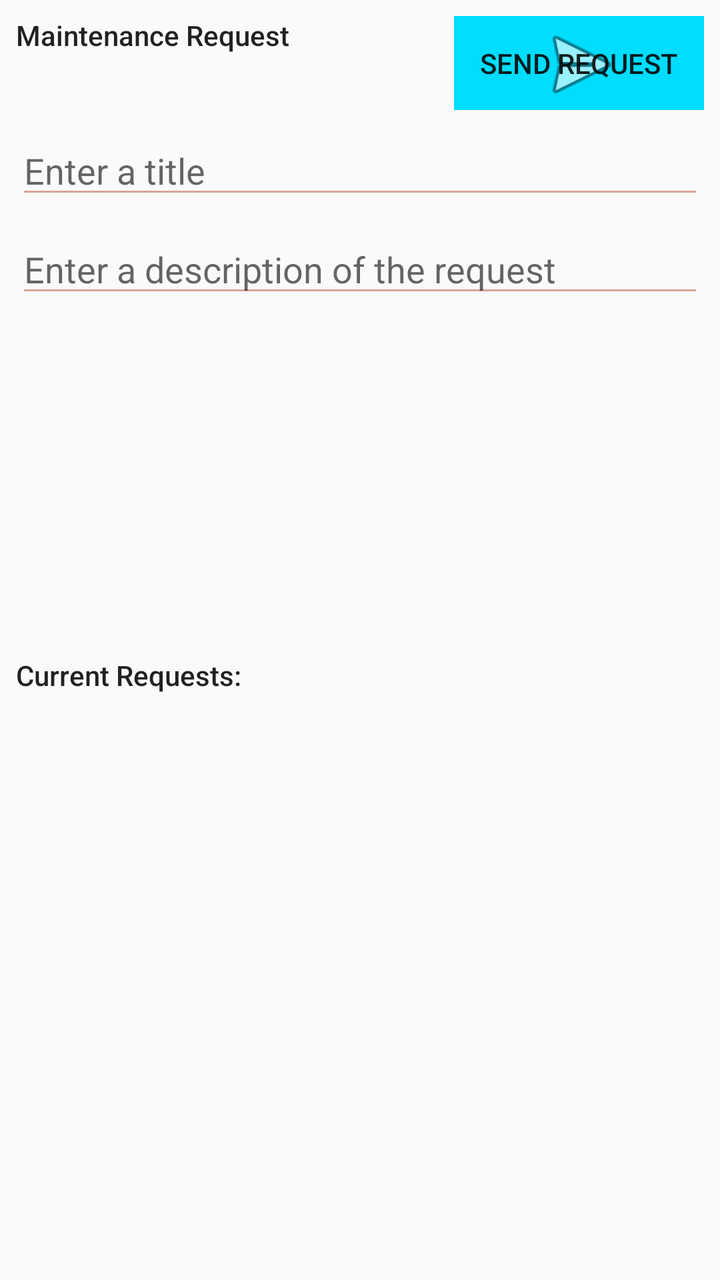
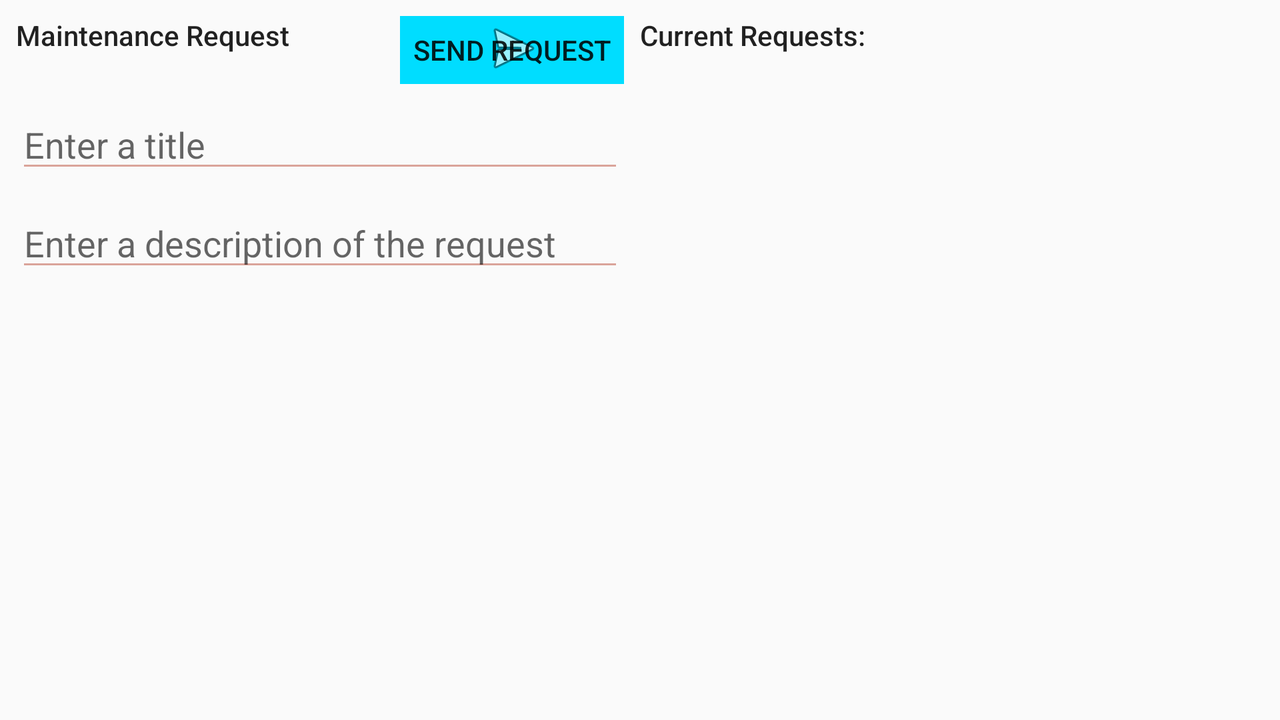

Two renders of one Android screen. The first uses the default layout on a phone; the second uses the alternative layout the repository ships for a different screen configuration, on a matching device. The two XML files are below.
<!-- AndroidManifest.xml: application theme AppTheme -->
<!-- res/layout/activity_maintenance.xml -->
<?xml version="1.0" encoding="utf-8"?>
<LinearLayout xmlns:android="http://schemas.android.com/apk/res/android"
    xmlns:app="http://schemas.android.com/apk/res-auto"
    xmlns:tools="http://schemas.android.com/tools"
    android:layout_width="match_parent"
    android:layout_height="match_parent"
    android:orientation="vertical"
    tools:context="com.example.brett.landlord_tenant.maintenanceActivity"
    tools:layout_editor_absoluteX="8dp"
    tools:layout_editor_absoluteY="8dp">

    <android.support.constraint.ConstraintLayout
        android:layout_width="match_parent"
        android:layout_height="match_parent"
        android:layout_weight="1">

        <TextView
            android:id="@+id/textView4"
            android:layout_width="wrap_content"
            android:layout_height="wrap_content"
            android:layout_marginStart="8dp"
            android:layout_marginTop="8dp"
            android:text="@string/maintenance_welcome"
            android:textAppearance="@style/TextAppearance.AppCompat.Body2"
            app:layout_constraintStart_toStartOf="parent"
            app:layout_constraintTop_toTopOf="parent" />

        <EditText
            android:id="@+id/maintenance_title"
            android:layout_width="0dp"
            android:layout_height="wrap_content"
            android:layout_marginEnd="8dp"
            android:layout_marginStart="8dp"
            android:layout_marginTop="8dp"
            android:ems="10"
            android:hint="@string/maintenance_title"
            android:inputType="textPersonName"
            app:layout_constraintEnd_toEndOf="parent"
            app:layout_constraintStart_toStartOf="parent"
            app:layout_constraintTop_toBottomOf="@+id/maint_button" />

        <EditText
            android:id="@+id/maintenance_description"
            android:layout_width="0dp"
            android:layout_height="wrap_content"
            android:layout_marginEnd="8dp"
            android:layout_marginStart="8dp"
            android:layout_marginTop="8dp"
            android:ems="10"
            android:hint="@string/maintenance_description"
            android:inputType="textMultiLine"
            app:layout_constraintEnd_toEndOf="parent"
            app:layout_constraintStart_toStartOf="parent"
            app:layout_constraintTop_toBottomOf="@+id/maintenance_title" />

        <Button
            android:id="@+id/maint_button"
            android:layout_width="125dp"
            android:layout_height="47dp"
            android:layout_marginEnd="8dp"
            android:layout_marginTop="8dp"
            android:background="@android:drawable/gallery_thumb"
            android:backgroundTint="@android:color/holo_blue_bright"
            android:text="@string/maintenance_button"
            app:layout_constraintEnd_toEndOf="parent"
            app:layout_constraintTop_toTopOf="parent" />

        <ImageView
            android:id="@+id/imageView"
            android:layout_width="123dp"
            android:layout_height="46dp"
            android:layout_marginBottom="8dp"
            android:layout_marginEnd="8dp"
            android:background="@android:color/holo_blue_bright"
            app:layout_constraintBottom_toTopOf="@+id/maintenance_title"
            app:layout_constraintEnd_toEndOf="parent"
            app:srcCompat="@android:drawable/ic_menu_send" />
    </android.support.constraint.ConstraintLayout>

    <android.support.constraint.ConstraintLayout
        android:layout_width="match_parent"
        android:layout_height="match_parent"
        android:layout_weight="1">

        <TextView
            android:id="@+id/textView5"
            android:layout_width="wrap_content"
            android:layout_height="wrap_content"
            android:layout_marginStart="8dp"
            android:layout_marginTop="8dp"
            android:text="@string/maintenance_list"
            android:textAppearance="@style/TextAppearance.AppCompat.Body2"
            app:layout_constraintStart_toStartOf="parent"
            app:layout_constraintTop_toTopOf="parent" />

        <ListView
            android:id="@+id/maintenance_list"
            android:layout_width="0dp"
            android:layout_height="0dp"
            android:layout_marginBottom="8dp"
            android:layout_marginEnd="8dp"
            android:layout_marginStart="8dp"
            android:layout_marginTop="8dp"
            app:layout_constraintBottom_toBottomOf="parent"
            app:layout_constraintEnd_toEndOf="parent"
            app:layout_constraintStart_toStartOf="parent"
            app:layout_constraintTop_toBottomOf="@+id/textView5" />

    </android.support.constraint.ConstraintLayout>
</LinearLayout>
<!-- resources referenced by this layout -->
<resources>
  <string name="maintenance_button">Send request</string>
  <string name="maintenance_description">Enter a description of the request</string>
  <string name="maintenance_list">Current Requests:</string>
  <string name="maintenance_title">Enter a title</string>
  <string name="maintenance_welcome">Maintenance Request</string>
  <style name="AppTheme" parent="Theme.AppCompat.Light.DarkActionBar">
          
          <item name="colorPrimary">@color/colorPrimary</item>
          <item name="colorPrimaryDark">@color/colorPrimaryDark</item>
          <item name="colorAccent">@color/colorAccent</item>
  
          <item name="colorControlActivated">@color/colorControlActivated</item>
          <item name="colorControlNormal">@color/colorControlNormal</item>
          <item name="colorControlHighlight">@color/colorPrimary</item>
      </style>
  <color name="colorPrimary">#A9BCD0</color>
  <color name="colorPrimaryDark">#373F51</color>
  <color name="colorAccent">#58A4B0</color>
  <color name="colorControlActivated">#58A4B0</color>
  <color name="colorControlNormal">#DAA49A</color>
</resources>
<!-- res/layout-land/activity_maintenance.xml (the author's variant of the layout above) -->
<!-- drawn on the phone turned sideways -->
<?xml version="1.0" encoding="utf-8"?>
<LinearLayout xmlns:android="http://schemas.android.com/apk/res/android"
    xmlns:app="http://schemas.android.com/apk/res-auto"
    xmlns:tools="http://schemas.android.com/tools"
    android:layout_width="match_parent"
    android:layout_height="match_parent"
    android:orientation="horizontal"
    android:baselineAligned="false"
    tools:context="com.example.brett.landlord_tenant.maintenanceActivity"
    tools:layout_editor_absoluteX="8dp"
    tools:layout_editor_absoluteY="8dp">

    <android.support.constraint.ConstraintLayout

        android:layout_width="match_parent"
        android:layout_height="match_parent"
        android:layout_weight="1">

        <TextView
            android:id="@+id/textView4"
            android:layout_width="wrap_content"
            android:layout_height="wrap_content"
            android:layout_marginStart="8dp"
            android:layout_marginTop="8dp"
            android:text="@string/maintenance_welcome"
            android:textAppearance="@style/TextAppearance.AppCompat.Body2"
            app:layout_constraintStart_toStartOf="parent"
            app:layout_constraintTop_toTopOf="parent" />

        <EditText
            android:id="@+id/maintenance_title"
            android:layout_width="0dp"
            android:layout_height="wrap_content"
            android:layout_marginEnd="8dp"
            android:layout_marginStart="8dp"
            android:layout_marginTop="8dp"
            android:ems="10"
            android:hint="@string/maintenance_title"
            android:inputType="textPersonName"
            app:layout_constraintEnd_toEndOf="parent"
            app:layout_constraintStart_toStartOf="parent"
            app:layout_constraintTop_toBottomOf="@+id/maint_button" />

        <EditText
            android:id="@+id/maintenance_description"
            android:layout_width="0dp"
            android:layout_height="wrap_content"
            android:layout_marginEnd="8dp"
            android:layout_marginStart="8dp"
            android:layout_marginTop="8dp"
            android:ems="10"
            android:hint="@string/maintenance_description"
            android:inputType="textMultiLine"
            app:layout_constraintEnd_toEndOf="parent"
            app:layout_constraintStart_toStartOf="parent"
            app:layout_constraintTop_toBottomOf="@+id/maintenance_title" />

        <Button
            android:id="@+id/maint_button"
            android:layout_width="112dp"
            android:layout_height="34dp"
            android:layout_marginEnd="8dp"
            android:layout_marginTop="8dp"
            android:background="@android:drawable/gallery_thumb"
            android:backgroundTint="@android:color/holo_blue_bright"
            android:text="@string/maintenance_button"
            app:layout_constraintEnd_toEndOf="parent"
            app:layout_constraintTop_toTopOf="parent" />

        <ImageView
            android:id="@+id/imageView2"
            android:layout_width="111dp"
            android:layout_height="32dp"
            android:layout_marginEnd="8dp"
            android:layout_marginTop="8dp"
            android:background="@android:color/holo_blue_bright"
            app:layout_constraintEnd_toEndOf="parent"
            app:layout_constraintTop_toTopOf="parent"
            app:srcCompat="@android:drawable/ic_menu_send" />
    </android.support.constraint.ConstraintLayout>

    <android.support.constraint.ConstraintLayout
        android:layout_width="match_parent"
        android:layout_height="match_parent"
        android:layout_weight="1">

        <TextView
            android:id="@+id/textView5"
            android:layout_width="wrap_content"
            android:layout_height="wrap_content"
            android:layout_marginTop="8dp"
            android:text="@string/maintenance_list"
            android:textAppearance="@style/TextAppearance.AppCompat.Body2"
            app:layout_constraintStart_toStartOf="parent"
            app:layout_constraintTop_toTopOf="parent" />

        <ListView
            android:id="@+id/maintenance_list"
            android:layout_width="0dp"
            android:layout_height="0dp"
            android:layout_marginBottom="8dp"
            android:layout_marginEnd="8dp"
            android:layout_marginStart="8dp"
            android:layout_marginTop="8dp"
            app:layout_constraintBottom_toBottomOf="parent"
            app:layout_constraintEnd_toEndOf="parent"
            app:layout_constraintStart_toStartOf="parent"
            app:layout_constraintTop_toBottomOf="@+id/textView5" />

    </android.support.constraint.ConstraintLayout>
</LinearLayout>
